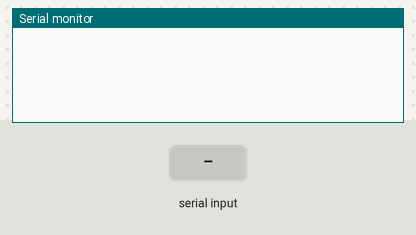
Simulated run of this sketch. Board: Arduino Uno, built with avr-gcc and run on an emulated ATmega328P. Shown: the last lines printed to the serial monitor. The test bench sets the inputs (shaded band).

Above: at 1.2 s.
1.3 s: "s 1\n" received over Serial
At 2.5 s:
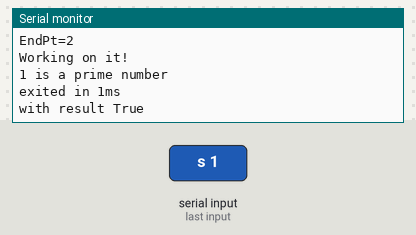
2.8 s: byte 10 ('\n') received over Serial
At 3.7 s:
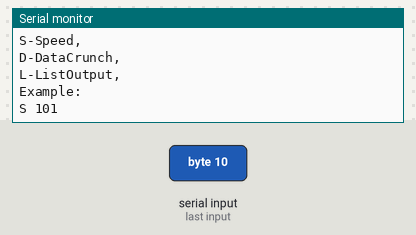
4.3 s: "s 150\n" received over Serial
At 5.0 s:
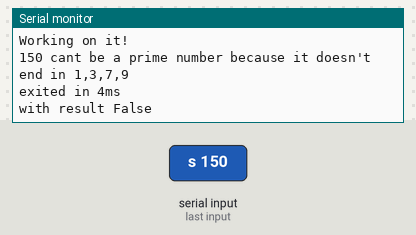
5.8 s: "d 150\n" received over Serial
At 7.0 s:
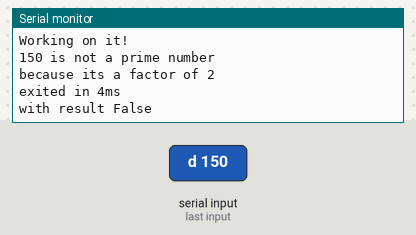
7.3 s: "s\n" received over Serial
At 8.2 s:
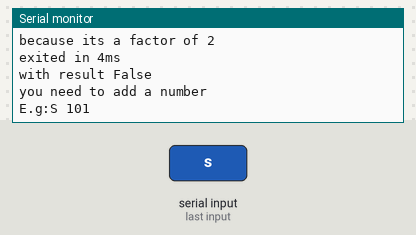
8.8 s: "d\n" received over Serial
At 9.3 s:
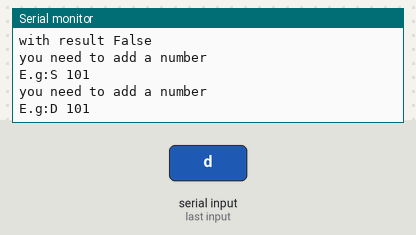

Measured:
- after the input at 1.3 s, the serial monitor: prints a new line at once (image 1)
- after the input at 2.8 s, the serial monitor: prints a new line at once (image 2)
- after the input at 4.3 s, the serial monitor: prints a new line at once (image 3)
- after the input at 5.8 s, the serial monitor: prints a new line at once (image 4)
- after the input at 7.3 s, the serial monitor: prints a new line at once (image 5)
- after the input at 8.8 s, the serial monitor: prints a new line at once (image 6)

The sketch:

TestNumIfPrim2.ino
```cpp
String Serial_ReadLine()//basic SerialShortCut
{
  String o;
  while (true)
  {
    if (Serial.available())
    {
      char newchar = Serial.read();
      if (newchar == '\n')
        break;
      else
      {
        o += newchar;
      }
    }
  }
  return o;
}

bool Speed(String num, bool output = false)//Logical lookup
{
  long NUM = atol(num.c_str());
  long Curr = 1;
  long EndPt = (NUM / 2) + 2;
  long tmr = millis();
  if (output) {
    Serial.println("NUM  =" + String(NUM));
    Serial.println("EndPt=" + String(EndPt));
    Serial.println("Working on it!");
  }

  if (!num.endsWith("1") && !(num).endsWith("3") && !(num).endsWith("7") && !(num).endsWith("9") && NUM > 10)
  {
    if (output)
      Serial.println(num + " cant be a prime number because it doesn't end in 1,3,7,9");
    return false;
  }
  else
  {
    while (true)
    {
      //every 10 sec report where i am
      if (millis() - tmr > 10000 && output) {
        Serial.println("AT " + String(Curr) + "/" + String(EndPt));
        tmr = millis();
      }

      if (Curr > 12)
      {
        if (((String)Curr).endsWith("1") || ((String)Curr).endsWith("7") || ((String)Curr).endsWith("9"))
          Curr += 2; //to 3, 9
        else if (((String)Curr).endsWith("3"))
          Curr += 4; //to 7
      }
      else
        Curr++;

      if ((NUM % Curr) == 0)
      {
        if (output) {
          Serial.println(num + " is not a prime number ");
          Serial.println("because its a factor of " + ((String)Curr));
        }
        return false;
      }
      else {
        if (Curr > EndPt)
        {
          if (output)
            Serial.println(num + " is a prime number");
          return true;
        }
      }
    }
  }
}

bool DataCrunch(String num)//Pure lookup
{
  long NUM = atol(num.c_str());
  long Curr = 1;
  long EndPt = (NUM / 2) + 2;
  long tmr = millis();
  Serial.println("NUM  =" + String(NUM));
  Serial.println("EndPt=" + String(EndPt));
  Serial.println("Working on it!");


  while (true)
  {
    //every 10 sec report where i am
    if (millis() - tmr > 10000) {
      Serial.println("AT " + String(Curr) + "/" + String(EndPt));
      tmr = millis();
    }
    Curr++;
    if ((NUM % Curr) == 0)
    {
      Serial.println(num + " is not a prime number ");
      Serial.println("because its a factor of " + ((String)Curr));
      return false;
    }
    else {
      if (Curr > EndPt)
      {
        Serial.println(num + " is a prime number");
        return true;
      }
    }
  }
}

void List()//Discovery
{
  unsigned int Curr = 2;
  Serial.println("Starting List Search");
  Serial.println("using Speed(S) for Validation");
  Serial.println("Printing Found Prime Numbers");
  while (true)
  {
    if (Speed(String(Curr), false))
      Serial.println(String(Curr));

    //jump to next posable prime number
    if (((String)Curr).endsWith("1") || ((String)Curr).endsWith("7") || ((String)Curr).endsWith("9"))
      Curr += 2; //to 3, 9
    else if (((String)Curr).endsWith("3"))
      Curr += 4; //to 7
    else Curr++;
  }
}

void CMD(String Input)
{
  String num = "";
  String m = "";

  if (Input.indexOf(" ") != -1)
  {
    num = Input.substring(Input.indexOf(" ") + 1);
    m = Input.substring(0, Input.indexOf(" "));
  }
  else
  {
    m = Input;
  }

  m.toLowerCase();

  if (m == "s" || m == "speed") {
    if (num != "") {

      long Start = millis();
      bool rt = Speed(num, true);
      Serial.println("exited in " + String(millis() - Start) + "ms");
      Serial.println("with result " + (String)((rt) ? "True" : "False"));
    }
    else {
      Serial.println("you need to add a number");
      Serial.println("E.g:S 101");
    }
  }
  else if (m == "d" || m == "datacrunch")
  {
    if (num != "") {

      long Start = millis();
      bool rt = DataCrunch(num);
      Serial.println("exited in " + String(millis() - Start) + "ms");
      Serial.println("with result " + (String)((rt) ? "True" : "False"));
    }
    else {
      Serial.println("you need to add a number");
      Serial.println("E.g:D 101");
    }
  }
  else if (m == "l" || m == "listoutput")
  {
    List();
  }
  else
  {
    Serial.println("unknown mode please use:");
    Serial.println("S-Speed,");
    Serial.println("D-DataCrunch,");
    Serial.println("L-ListOutput,");
    Serial.println("Example:");
    Serial.println("S 101");
  }
}

//---------------------------------------------------------------------------------------------------------1.2
void setup() {
  Serial.begin(115200);
}

void loop() {
  String i =  Serial_ReadLine();
  CMD(i);
}

//use Speed(String) to test a number the fastest way posable
//use DataCrunch(String) to test the proper way
//use List() to just find some prime numbers
```
